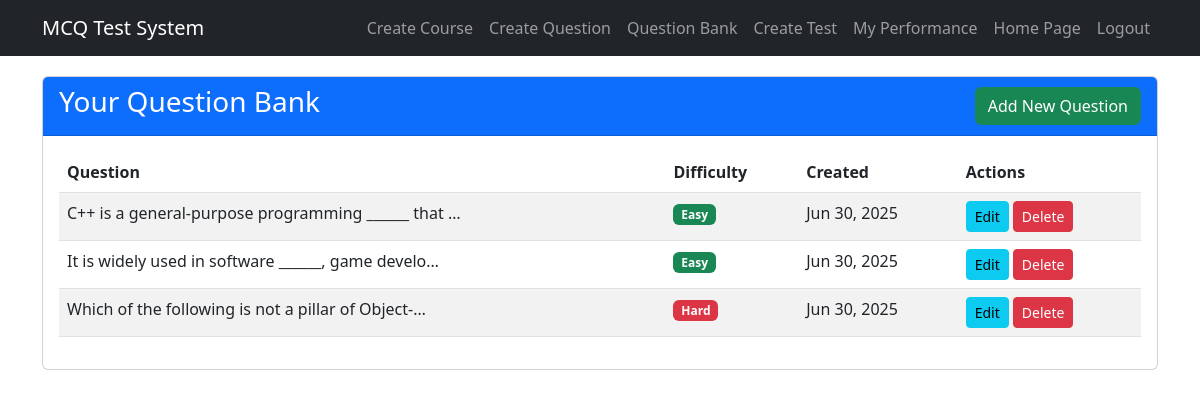
The app's page /questions/ (signed in) with its own data.
### app/models.py (models this page shows, shortened)
class PythonQuestion(models.Model):
    DIFFICULTY_CHOICES = [
        ('easy', 'Easy'),
        ('medium', 'Medium'),
        ('hard', 'Hard'),
    ]
    QUESTION_TYPE_CHOICES = [
        ('mcq', 'Multiple Choice'),
        ('code', 'Coding Question'),
    ]
    id = models.UUIDField(primary_key=True, default=uuid.uuid4, editable=False)
    question_text = models.TextField()
    option_a = models.CharField(max_length=200)
    option_b = models.CharField(max_length=200)
    option_c = models.CharField(max_length=200)
    option_d = models.CharField(max_length=200)
    correct_answer = models.CharField(max_length=1, choices=[
        ('A', 'Option A'),
        ('B', 'Option B'),
        ('C', 'Option C'),
        ('D', 'Option D'),
    ])
    explanation = models.TextField(blank=True)
    difficulty = models.CharField(max_length=10, choices=DIFFICULTY_CHOICES, default='medium')
    question_type = models.CharField(max_length=10, choices=QUESTION_TYPE_CHOICES, default='mcq')
    subject = models.ForeignKey(Subject, on_delete=models.SET_NULL, null=True, blank=True)
    topic = models.ForeignKey(Topic, on_delete=models.SET_NULL, null=True, blank=True)
    created_by = models.ForeignKey(User, on_delete=models.CASCADE, related_name='questions_created')
    created_at = models.DateTimeField(auto_now_add=True)
    updated_at = models.DateTimeField(auto_now=True)

### app/views.py (the view)
# urls.py: path('questions/', views.view_questions, name='view_questions'),
@login_required
@user_passes_test(lambda u: u.user_type == 'instructor')
def view_questions(request):
    questions = PythonQuestion.objects.filter(created_by=request.user)
    return render(request, 'teacher/view_questions.html', {
        'questions': questions
    })

### app/templates/teacher/view_questions.html (shortened to what this page needs)
{% extends 'base.html' %}
{% block content %}
<div class="card">
    <div class="card-header bg-primary text-white d-flex justify-content-between align-items-center">
        <h3>Your Question Bank</h3>
        <a href="{% url 'create_question' %}" class="btn btn-success">Add New Question</a>
    </div>
    <div class="card-body">
        {% if questions %}
        <div class="table-responsive">
            <table class="table table-striped">
                <thead>
                    <tr>
                        <th>Question</th>
                        <th>Difficulty</th>
                        <th>Created</th>
                        <th>Actions</th>
                    </tr>
                </thead>
                <tbody>
                    {% for question in questions %}
                    <tr>
                        <td>{{ question.question_text|truncatechars:50 }}</td>
                        <td>
                            <span class="badge
                                {% if question.difficulty == 'easy' %}bg-success
                                {% elif question.difficulty == 'medium' %}bg-warning
                                {% else %}bg-danger{% endif %}">
                                {{ question.get_difficulty_display }}
                            </span>
                        </td>
                        <td>{{ question.created_at|date:"M d, Y" }}</td>
                        <td>
                            <a href="#" class="btn btn-sm btn-info">Edit</a>
                            <a href="#" class="btn btn-sm btn-danger">Delete</a>
                        </td>
                    </tr>
                    {% endfor %}
                </tbody>
            </table>
        </div>
        {% else %}
        <div class="alert alert-info">
            You haven't created any questions yet.
        </div>
        {% endif %}
    </div>
</div>
{% endblock %}

### app/templates/base.html (style rules this page uses)
.card { margin-bottom: 20px; }

### records on screen
PythonQuestion: question_text "C++ is a general-purpose programming ______ that …", difficulty "Easy", created_at "Jun 30, 2025"
PythonQuestion: question_text "It is widely used in software ______, game develo…", difficulty "Easy", created_at "Jun 30, 2025"
PythonQuestion: question_text "Which of the following is not a pillar of Object-…", difficulty "Hard", created_at "Jun 30, 2025"
